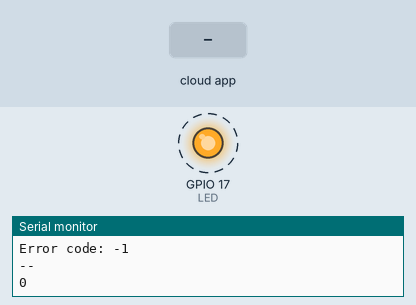
A sketch run on a simulated ESP32. Parts: output pins drawn as LEDs (lit = HIGH), the last lines printed to the serial monitor. Dashed ring = blinking. The inputs (shaded band) are chosen by the test bench. WiFi joins after 1.5 s; servers stay silent unless stated; the Firebase database answers and starts empty.

Above: at 2.47 s.
2.8 s: the phone or cloud app sets Slave_1 to 1
At 2.8 s:
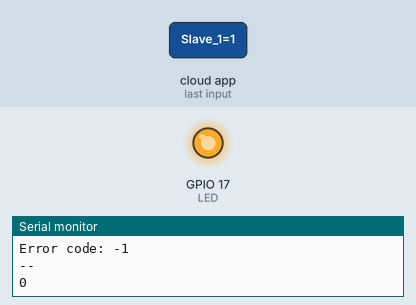
4.3 s: the phone or cloud app sets Slave_1 to 0
At 4.4 s:
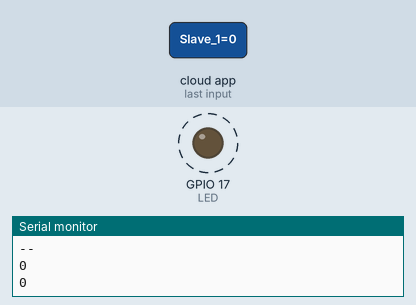
Timing chart, 0 to 13.3 s (numbered marks = the images above; inputs shaded):
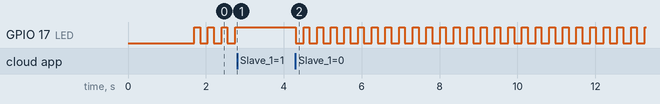

Measured:
- after the input at 2.8 s, GPIO 17 (LED): stops changing and stays HIGH
- after the input at 4.3 s, GPIO 17 (LED): alternates HIGH for 0.15 s and LOW for 0.20 s, starting at once
- by itself, GPIO 17 (LED): alternates HIGH for 0.15 s and LOW for 0.20 s

The sketch:

Slave_ESP32.ino
```cpp
#include <HTTPClient.h>
#include <WiFi.h>
#include "ESPAsyncWebServer.h"
#include <FirebaseESP32.h>

const char* ssid = "WIFI FREE";
const char* password =  "Khanh123";

#define FIREBASE_HOST "https://bienaqi-default-rtdb.firebaseio.com"
#define FIREBASE_AUTH "UzPTEzxdvbctreJhVill2eEyqFYImkJDKnmV2lhq"

unsigned long previousMillis = 0;
const long interval = 50;
const char* serverNameSignal = "http://192.168.1.120/signal";
String Signall;

FirebaseData firebaseData;

#define LED 17

void setup() {
  pinMode(LED, OUTPUT);
  Serial.begin(115200);
  WiFi.begin(ssid, password);

  while (WiFi.status() != WL_CONNECTED) {
  delay(500);
  Serial.println("Connecting to WiFi..");
  }

  Serial.println("Connected to the WiFi network");
  //FirebaseData firebaseData;
FirebaseJson json;
    Firebase.begin(FIREBASE_HOST, FIREBASE_AUTH);
Firebase.reconnectWiFi(true);
Firebase.setReadTimeout(firebaseData,1000*60);
Firebase.setwriteSizeLimit(firebaseData,"tiny");


}

void loop()
{
  int BUTTON;
  unsigned long currentMillis = millis();
  if(currentMillis - previousMillis >= interval) {

     // Check WiFi connection status
    if(WiFi.status()== WL_CONNECTED ){
        Signall = httpGETRequest(serverNameSignal);
        if(Signall.toInt()==1)
        {
          digitalWrite(LED,LOW);
        }
        else if(Signall.toInt()==0)
        { digitalWrite(LED,HIGH);}
      Serial.println(Signall);
      Serial.println(Signall.toInt());
      }
      else {
      Serial.println("WiFi Disconnected");
      }
  }
  Firebase.getInt(firebaseData,"/Master/Slave_1", BUTTON);
  Serial.println(BUTTON);
  if(BUTTON==1){digitalWrite(LED, HIGH);}
  else digitalWrite(LED,LOW);

  }
String httpGETRequest(const char* serverName) {
  HTTPClient http;

  // Your IP address with path or Domain name with URL path
  http.begin(serverName);

  // Send HTTP POST request
  int httpResponseCode = http.GET();

  String payload = "--";

  if (httpResponseCode>0) {
    Serial.print("HTTP Response code: ");
    Serial.println(httpResponseCode);
    payload = http.getString();
  }
  else {
    Serial.print("Error code: ");
    Serial.println(httpResponseCode);
  }
  // Free resources
  http.end();

  return payload;
  }
```
